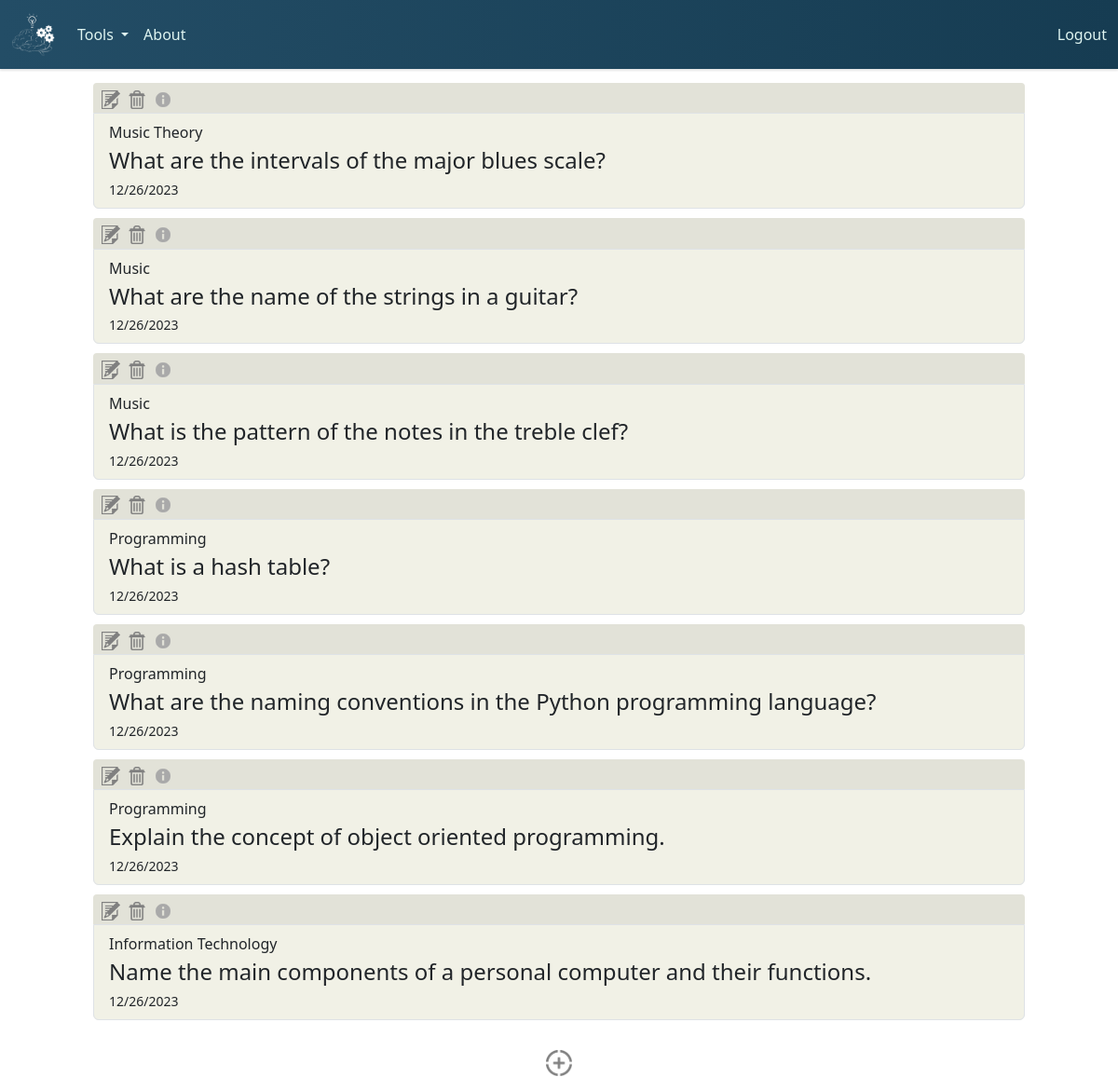
/flashcards (signed in), run on the app's committed database.
### tables this page shows
CREATE TABLE flashcards (
    flashcard_id INTEGER PRIMARY KEY,
    user_id INTEGER,
    topic TEXT,
    question TEXT,
    answer TEXT,
    timestamp DATETIME DEFAULT CURRENT_TIMESTAMP,
    FOREIGN KEY (user_id) REFERENCES users(user_id)
);

### app/app.py (the view)
@app.route("/flashcards")
@login_required
def flashcards():
    user_id = session.get("user_id")
    user_flashcards = get_flashcards(user_id)
    return render_template("flashcards.html", flashcards=user_flashcards)

### app/app.py (called while the page is built)
@app.before_request
def check_session():
    restricted_routes = ["login", "register"]
    if "user_id" in session and request.endpoint in restricted_routes:
        return redirect("/")

@app.after_request
def after_request(response):
    response.headers["Cache-Control"] = "no-cache, no-store, must-revalidate"
    response.headers["Expires"] = 0
    response.headers["Pragma"] = "no-cache"
    return response

### app/helpers.py (called while the page is built)
def login_required(f):
    @wraps(f)
    def decorated_function(*args, **kwargs):
        if session.get("user_id") is None:
            return redirect("/login")
        return f(*args, **kwargs)
    return decorated_function

def get_db():
    db = getattr(g, "_database", None)
    if db is None:
        db = g._database = sqlite3.connect("../db/learning.db")
    return db

def get_flashcards(user_id):
    user_flashcards = []
    with get_db() as db:
        cursor = db.cursor()
        cursor.execute("SELECT flashcard_id, topic, question, answer, timestamp FROM flashcards WHERE user_id = ?",
                   (user_id,))
        rows = cursor.fetchall()
        for row in rows:
            timestamp_str = row[4]
            timestamp = datetime.strptime(timestamp_str, "%Y-%m-%d %H:%M:%S")
            flashcard_dict = {
                "flashcard_id": row[0],
                "topic": row[1],
                "question": row[2],
                "answer" : row[3],
                "timestamp": timestamp.strftime("%m/%d/%Y")
            }
            user_flashcards.append(flashcard_dict)
    return user_flashcards

### app/templates/flashcards.html (shortened to what this page needs)
{% extends "layout.html" %}
{% block main %}
    <link rel="stylesheet" href="../static/css/flashcards.css">
    <div id="flashcards" class="buttons-container">
        {% if flashcards %}
            {% for flashcard in flashcards %}
                <ul class="list-group buttons">
                    <div class="flashcard-buttons">
                        <button class="edit-button" type="button">
                            <img class="edit-icon" src="../static/images/edit-icon.png">
                        </button>
                        <button class="delete-button" type="button">
                            <img class="delete-icon" src="../static/images/delete-icon.png">
                        </button>
                        <button class="info-box-button" type="button">
                            <img class="info-box-icon" src="../static/images/info-icon.jpg">
                        </button>
                    </div>
                    <a href="#" class="list-group-item list-group-item-action flex-column align-items-start buttons">
                        <div class="d-flex w-100 justify-content-between">
                            <p class="mb-1 flashcard-topic">{{ flashcard["topic"] }}</p>
                        </div>
                        <h4 class="mb-1 flashcard-question">{{ flashcard["question"] }}</h4>
                        <small class="flashcard-timestamp">{{ flashcard["timestamp"] }}</small>
                    </a>
                </ul>
            {% endfor %}
        {% else %}
            <div id="no-flashcards-div">
                <h1 id="no-flashcards-message">You currently don't have any flashcards! Click the button below to create one.</h1>
            </div>
        {% endif %}
    </div>
    <div id="add-button-div" class="container-fluid">
        <button id="create-flashcard-button">
            <img id="add-icon" src="../static/images/add-icon.png" alt="Image">
        </button>
    </div>
{% endblock %}

### app/templates/layout.html (shortened to what this page needs)
<!DOCTYPE html>
<html lang="en">
<head>
    <link rel="stylesheet" href="../static/js/node_modules/bootstrap/dist/css/bootstrap.min.css">
    <link rel="stylesheet" href="../static/css/layout.css">
</head>
<body>
    <nav class="navbar navbar-expand-lg bg-navy">
        <div class="container-fluid">
            <a class="navbar-elements navbar-brand" href="/" >
                <img src="../static/images/logo-inverse.png" id="navbar-logo">
            </a>
        <div class="collapse navbar-collapse" id="navbarSupportedContent">
            <ul class="navbar-nav me-auto mb-2 mb-lg-0">
                <li class="nav-item dropdown">
                    <a class="navbar-elements nav-link dropdown-toggle" href="#" role="button" data-bs-toggle="dropdown" aria-expanded="false">
                        Tools
                    </a>
                </li>
                <li class="nav-item">
                    <a class="nav-link navbar-elements" aria-current="page" href="/about">About</a>
                </li>
            </ul>
        <a class="nav-link navbar-elements" aria-current="page" href="/logout">Logout</a>
        </div>
    </nav>
    <main>
        {% block main %}{% endblock %}
    </main>
</body>
</html>

### app/static/css/layout.css (style rules this page uses)
.navbar-elements, .dropdown-item { color: #dff5f1; }
.bg-navy { background: linear-gradient(90deg, #234d66, #163c52); box-shadow: 0 2px 2px rgba(0, 0, 0, 0.1); }
#navbar-logo { max-height: 6vh; }

### app/static/css/flashcards.css (style rules this page uses)
.buttons { background-color: #F1F1E6; width: 125vh; }
.buttons-container { display: flex; flex-direction: column; align-items: center; justify-content: center; margin: 10px; padding: 5px; }
.buttons-container ul { margin-bottom: 10px; }
#add-button-div { margin-top: 2vh; display: flex; justify-content: center; }
#create-flashcard-button { border: none; background-color: rgba(0, 0, 0, 0); }
#add-icon { max-width: 3.5vh; }
.flashcard-buttons { display: flex; flex-direction: row; background-color: #E2E2D8; border-radius: 4px 4px 0 0; padding: 0.4vh; }
.edit-button { border: none; background-color: rgba(0, 0, 0, 0); margin-right: 1vh; max-width: 2.5vh; }
.delete-button { border: none; background-color: rgba(0, 0, 0, 0); max-width: 2.5vh; }
.info-box-button { border: none; background-color: rgba(0, 0, 0, 0); max-width: 2.5vh; margin-left: 1vh; }
.edit-icon { max-width: 2.5vh; }
.delete-icon { max-width: 2.5vh; }
.info-box-icon { max-width: 2.5vh; }

### data on the page
flashcards: topic "Music Theory", question "What are the intervals of the major blues scale?", timestamp "12/26/2023"
flashcards: topic "Music", question "What are the name of the strings in a guitar?", timestamp "12/26/2023"
flashcards: topic "Music", question "What is the pattern of the notes in the treble clef?", timestamp "12/26/2023"
flashcards: topic "Programming", question "What is a hash table?", timestamp "12/26/2023"
flashcards: topic "Programming", question "What are the naming conventions in the Python programming language?", timestamp "12/26/2023"
flashcards: topic "Programming", question "Explain the concept of object oriented programming.", timestamp "12/26/2023"
flashcards: topic "Information Technology", question "Name the main components of a personal computer and their functions.", timestamp "12/26/2023"
